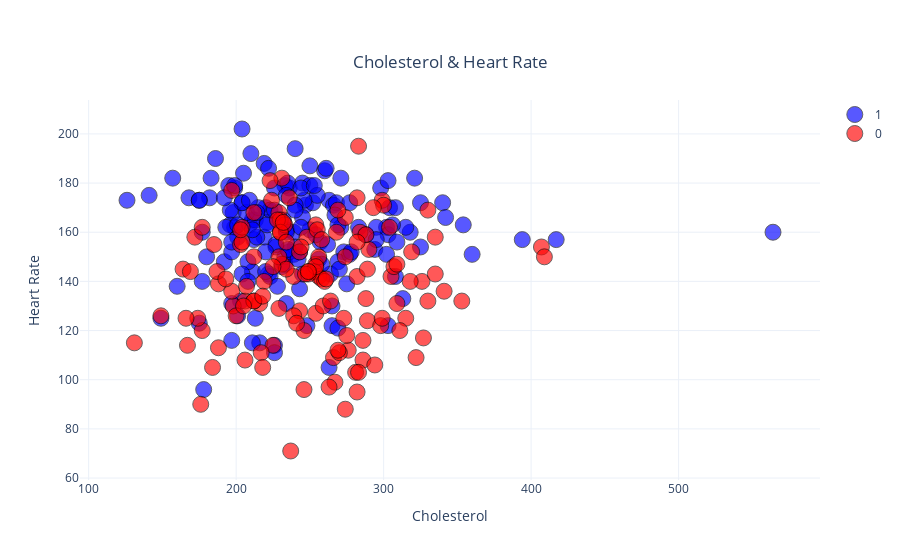

The notebook cell this image was saved under:
### Code cell
#Scatterplot
color = ['red','blue']
fig = go.Figure()
for i in narrow_data['output'].unique():
    fig.add_trace(go.Scatter(x=narrow_data[narrow_data['output']==i]['chol'],
                            y=narrow_data[narrow_data['output']==i]['thalachh'],
                            mode='markers', name=str(i),showlegend = True,
                            marker = dict(color = color[i],size = 16,
                                          opacity = 0.65,line=dict(color='black', width=0.9))))
    
fig.update_layout(title=dict(text='Cholesterol & Heart Rate',
                               y=0.9,x=0.5,xanchor= 'center',yanchor= 'top'),
                               xaxis = dict(title='Cholesterol'),
                               yaxis =dict(title='Heart Rate'),template='plotly_white')

iplot(fig)

### Figure 1 — Plotly figure (JSON) as saved in the notebook; plotly's stock layout.template omitted (floating-point values rounded to 4 significant figures; data arrays with more than 128 entries replaced by an {"elided": "..."} marker saying what was removed)
{"data": [{"marker": {"color": "blue", "line": {"color": "black", "width": 0.9}, "opacity": 0.65, "size": 16}, "mode": "markers", "name": "1", "showlegend": true, "type": "scatter", "x": {"elided": "165 int values"}, "y": {"elided": "165 int values"}}, {"marker": {"color": "red", "line": {"color": "black", "width": 0.9}, "opacity": 0.65, "size": 16}, "mode": "markers", "name": "0", "showlegend": true, "type": "scatter", "x": {"elided": "138 int values"}, "y": {"elided": "138 int values"}}], "layout": {"title": {"text": "Cholesterol & Heart Rate", "x": 0.5, "xanchor": "center", "y": 0.9, "yanchor": "top"}, "xaxis": {"title": {"text": "Cholesterol"}}, "yaxis": {"title": {"text": "Heart Rate"}}}}
